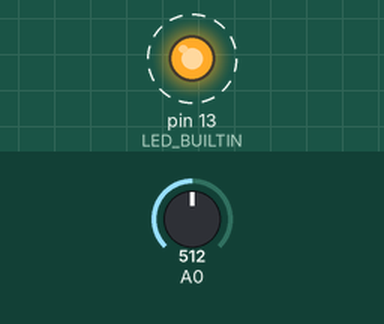
Recording of a sketch running on a simulated Arduino Uno, built with avr-gcc and run on an emulated ATmega328P. Parts: output pins drawn as LEDs (lit = HIGH). Dashed ring = blinking. The inputs (shaded band) are chosen by the test bench; at power-on: A0 = 512. What the sketch prints to the serial monitor is not drawn.

Above: at 0.12 s.
Timing chart, 0 to 3.0 s (numbered marks = the images above):
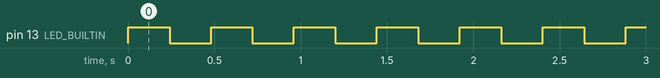

The sketch:

queueexample.ino
```cpp
/*
 * Example of a basic FreeRTOS queue
 * https://www.freertos.org/Embedded-RTOS-Queues.html
 */

// Include Arduino FreeRTOS library
#include <Arduino_FreeRTOS.h>

// Include queue support
#include <queue.h>

/*
 * Declaring a global variable of type QueueHandle_t
 *
 */
QueueHandle_t integerQueue;

void setup() {

  /**
   * Create a queue.
   * https://www.freertos.org/a00116.html
   */
  integerQueue = xQueueCreate(10, // Queue length
                              sizeof(int) // Queue item size
                              );

  if (integerQueue != NULL) {

    // Create task that consumes the queue if it was created.
    xTaskCreate(TaskSerial, // Task function
                "Serial", // A name just for humans
                128,  // This stack size can be checked & adjusted by reading the Stack Highwater
                NULL,
                2, // Priority, with 3 (configMAX_PRIORITIES - 1) being the highest, and 0 being the lowest.
                NULL);


    // Create task that publish data in the queue if it was created.
    xTaskCreate(TaskAnalogRead, // Task function
                "AnalogRead", // Task name
                128,  // Stack size
                NULL,
                1, // Priority
                NULL);

  }


  xTaskCreate(TaskBlink, // Task function
              "Blink", // Task name
              128, // Stack size
              NULL,
              0, // Priority
              NULL );

}

void loop() {}


/**
 * Analog read task
 * Reads an analog input on pin 0 and send the readed value through the queue.
 * See Blink_AnalogRead example.
 */
void TaskAnalogRead(void *pvParameters)
{
  (void) pvParameters;

  for (;;)
  {
    // Read the input on analog pin 0:
    int sensorValue = analogRead(A0);

    /**
     * Post an item on a queue.
     * https://www.freertos.org/a00117.html
     */
    xQueueSend(integerQueue, &sensorValue, portMAX_DELAY);

    // One tick delay (15ms) in between reads for stability
    vTaskDelay(1);
  }
}

/**
 * Serial task.
 * Prints the received items from the queue to the serial monitor.
 */
void TaskSerial(void * pvParameters) {
  (void) pvParameters;

  // Init Arduino serial
  Serial.begin(9600);

  // Wait for serial port to connect. Needed for native USB, on LEONARDO, MICRO, YUN, and other 32u4 based boards.
  while (!Serial) {
    vTaskDelay(1);
  }

  int valueFromQueue = 0;

  for (;;)
  {

    /**
     * Read an item from a queue.
     * https://www.freertos.org/a00118.html
     */
    if (xQueueReceive(integerQueue, &valueFromQueue, portMAX_DELAY) == pdPASS) {
      Serial.println(valueFromQueue);
    }
  }
}

/*
 * Blink task.
 * See Blink_AnalogRead example.
 */
void TaskBlink(void *pvParameters)
{
  (void) pvParameters;

  pinMode(LED_BUILTIN, OUTPUT);

  for (;;)
  {
    digitalWrite(LED_BUILTIN, HIGH);
    vTaskDelay( 250 / portTICK_PERIOD_MS );
    digitalWrite(LED_BUILTIN, LOW);
    vTaskDelay( 250 / portTICK_PERIOD_MS );
  }
}
```

Measured:
- by itself, pin 13 (LED_BUILTIN): alternates HIGH for 0.24 s and LOW for 0.24 s
